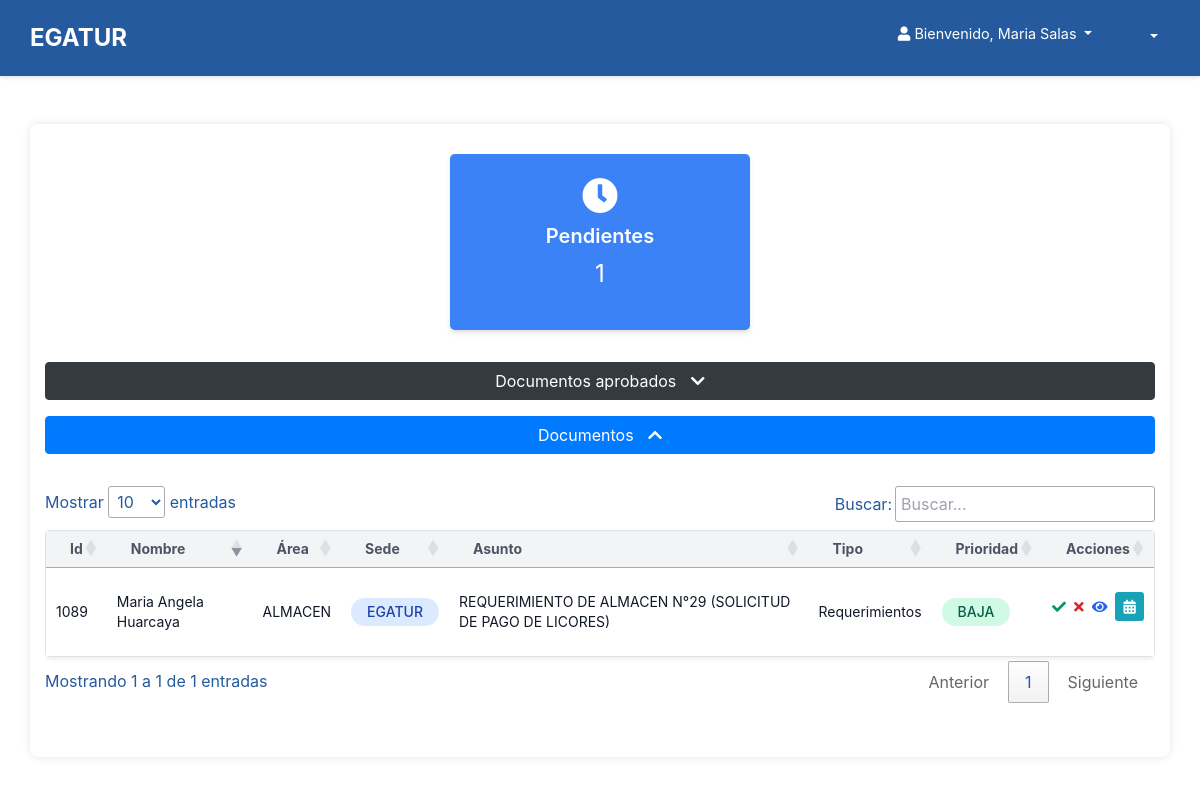
Page /gerente_home/ (signed in) on the committed database.
### myapp/models.py (models this page shows, shortened)
class Documento(models.Model):
    TIPOS_DOCUMENTO = [
        ('FUT', 'FUT'),
        ('REQ', 'Requerimientos'),
        ('REQ-PAS', 'Requerimiento-Pasaje'),
        ('INF', 'Informes')
    ]
    ESTADOS_DOCUMENTO = [
        ('PENDIENTE', 'Pendiente'),
        ('APROBADO', 'Aprobado'),
        ('DENEGADO', 'Denegado')
    ]
    usuario = models.ForeignKey(User, on_delete=models.CASCADE, related_name='documentos')
    tipo = models.CharField(max_length=10, choices=TIPOS_DOCUMENTO)
    archivo = models.FileField(upload_to='documentos/')
    archivo_firmado = models.FileField(upload_to='documentos_firmados/', null=True, blank=True)
    archivo_rendicion = models.FileField(upload_to='documentos_rendicion/', null=True, blank=True)  # Nuevo campo
    archivo_firmado_gerente = models.FileField(upload_to='documentos_firmados_gerente/', null=True, blank=True)
    fecha_emision = models.DateTimeField(auto_now_add=True)
    fecha_recepcion = models.DateTimeField(null=True, blank=True)
    fecha_rendicion = models.DateTimeField(null=True, blank=True)  # Nuevo campo
    fecha_aprobacion = models.DateTimeField(null=True, blank=True)  # Nuevo campo para la fecha de aprobación
    estado = models.CharField(max_length=9, choices=ESTADOS_DOCUMENTO, default='PENDIENTE')
    observacion = models.TextField(null=True, blank=True)
    pagado = models.BooleanField(default=False)  # Campo para indicar si el documento ha sido pagado
    visado = models.BooleanField(default=False)  # Nuevo campo para indicar si el documento ha sido visado
    visado_admin = models.BooleanField(default=False)  # Nuevo campo para indicar si el documento ha sido visado
    interno = models.BooleanField(default=False)  # si el doc es interno no se muestra en tesoreria
    prioridad = models.CharField(max_length=50, choices=PRIORIDADES_OPCIONES, default='BAJA')  # Prioridad del documento
    asunto = models.CharField(max_length=100, null=True, blank=True, default='Sin asunto')  # Nuevo campo 'asunto'
    emitido_por_jefe = models.BooleanField(default=False)  # Indica si el documento fue emitido por un jefe
    rendicion = models.BooleanField(null=True, blank=True)  # Nuevo campo

class RolesUsuario(models.Model):
    user = models.OneToOneField(User, on_delete=models.CASCADE, related_name='roles')
    rol = models.CharField(max_length=10, choices=ROLES_USUARIO, default='USUARIO')
    sede = models.CharField(max_length=6, choices=SEDE_OPCIONES, default='EGATUR')  # Nueva columna 'sede'
    area = models.CharField(max_length=50, choices=AREAS_OPCIONES, default='SISTEMAS')  # Nuevo campo 'area'
    es_jefe_area = models.BooleanField(default=False)  # Nuevo campo booleano

### myapp/views.py (the view)
# urls.py: path('gerente_home/', gerente_home, name='gerente_home'),
def gerente_home(request):
    rol_usuario = request.user.roles.rol  # Acceso directo al rol del usuario
    prioridad_map = {
        'ALTA': 3,
        'MEDIA': 2,
        'BAJA': 1
    }
    documentos_alta = Documento.objects.filter(
        estado='PENDIENTE',
        visado=True,
        visado_admin=True,
        prioridad='ALTA',
        interno=False,
    ).order_by('fecha_emision')  # Ordenar por fecha de emisión (del más antiguo al más reciente)
    documentos_media = Documento.objects.filter(
        estado='PENDIENTE',
        visado=True,
        visado_admin=True,
        prioridad='MEDIA',
        interno=False,
    ).order_by('fecha_emision')
    documentos_baja = Documento.objects.filter(
        estado='PENDIENTE',
        visado=True,
        visado_admin=True,
        prioridad='BAJA',
        interno=False,
    ).order_by('fecha_emision')
    documentos = list(documentos_alta) + list(documentos_media) + list(documentos_baja)
    tipo_filtro = request.GET.get('tipo', '')
    if tipo_filtro:
        documentos = [doc for doc in documentos if doc.tipo == tipo_filtro]
    prioridad_filtro = request.GET.get('prioridad', '')  # Cambio a GET para consistencia
    if prioridad_filtro:
        documentos = [doc for doc in documentos if doc.prioridad == prioridad_filtro]
    all_documentos = Documento.objects.all()
    documentos_aprobados = all_documentos.filter(estado='APROBADO', visado=True,visado_admin=True,interno=False).order_by('-fecha_emision')
    documentos_denegados = all_documentos.filter(estado='DENEGADO')
    count_pendientes = len(documentos)
    count_aprobados = documentos_aprobados.count()
    count_denegados = documentos_denegados.count()
    context = {
        'documentos': documentos,
        'documentos_aprobados': documentos_aprobados,
        'documentos_denegados': documentos_denegados,
        'count_pendientes': count_pendientes,
        'count_aprobados': count_aprobados,
        'count_denegados': count_denegados,
        'tipos_documento': Documento.TIPOS_DOCUMENTO,
        'estados_documento': Documento.ESTADOS_DOCUMENTO,
        'prioridad_dict': prioridad_map,
        'rol': rol_usuario
    }
    return render(request, 'gerente_home.html',context)

### myapp/templates/gerente_home.html (shortened to what this page needs)
<!DOCTYPE html>
<html lang="en">
<head>
    <link rel="stylesheet" href="https://stackpath.bootstrapcdn.com/bootstrap/4.5.2/css/bootstrap.min.css">
    <link rel="stylesheet" href="https://cdnjs.cloudflare.com/ajax/libs/font-awesome/5.15.4/css/all.min.css">
    <link rel="stylesheet" href="https://cdn.datatables.net/1.10.25/css/jquery.dataTables.min.css">
    <link rel="stylesheet" href="https://cdn.jsdelivr.net/npm/sweetalert2@11/dist/sweetalert2.min.css">
    <link href="https://cdn.jsdelivr.net/npm/tailwindcss@2.2.19/dist/tailwind.min.css" rel="stylesheet">
    <link rel="stylesheet" href="https://cdnjs.cloudflare.com/ajax/libs/font-awesome/5.15.4/css/all.min.css">
    <link rel="stylesheet" href="https://cdnjs.cloudflare.com/ajax/libs/toastr.js/latest/toastr.min.css">
    {% include 'header.html' %}
</head>
<body>
    <div class="container mt-5">
<div class="flex justify-center mb-8">
  <div class="bg-blue-500 text-white p-4 rounded-lg shadow-md flex flex-col items-center" style="width: 300px;">
    <i class="fas fa-clock text-4xl mb-2"></i>
    <h5 class="text-xl font-semibold">Pendientes</h5>
    <p class="text-2xl">{{ count_pendientes }}</p>
  </div>
</div>
        <button id="toggleButtonRevisar" class="btn btn-dark mb-3 collapse-btn">
                    Documentos aprobados <i class="fas fa-chevron-down"></i>
        </button>
        <button id="toggleButton" class="btn btn-primary mb-3 collapse-btn">
            Documentos <i class="fas fa-chevron-up"></i>
        </button>
        <div id="documentosSection" style="display: block;">
            {% include 'documentos_gerente.html' %}
        </div>
    </div>
</body>
</html>

### myapp/templates/header.html (shortened to what this page needs)
<!DOCTYPE html>
<html lang="en">
<head>
    <link rel="stylesheet" href="https://stackpath.bootstrapcdn.com/bootstrap/4.5.2/css/bootstrap.min.css">
    <link rel="stylesheet" href="https://cdnjs.cloudflare.com/ajax/libs/font-awesome/5.15.4/css/all.min.css">
</head>
<body>
<nav class="navbar navbar-expand-lg header">
    <a class="navbar-brand" href="#">EGATUR</a>
    <div class="collapse navbar-collapse" id="navbarNav">
        <ul class="navbar-nav ml-auto">
            <li class="nav-item dropdown">
                <a class="nav-link dropdown-toggle" href="#" id="userDropdown" role="button"
                   aria-haspopup="true" aria-expanded="false">
                    <i class="fas fa-user"></i>
                    <span class="d-none d-md-inline"> Bienvenido, {{ user.get_full_name }}</span>
                </a>
            </li>
<li class="nav-item dropdown no-arrow mx-1">
    <a class="nav-link dropdown-toggle" href="#" id="alertsDropdown" role="button"
       data-toggle="dropdown" aria-haspopup="true" aria-expanded="false">
       <dotlottie-player src="https://lottie.host/3669315e-4e17-4644-8bdd-cf114d2e6748/dgx5EHbqh8.lottie"
                         background="transparent" speed="1"
                         style="width: 30px; height: 30px; display: inline-block; vertical-align: middle;"
                         loop autoplay>
       </dotlottie-player>
    </a>
</li>
        </ul>
    </div>
</nav>
</body>
</html>

### myapp/templates/documentos_gerente.html (shortened to what this page needs)
<div class="overflow-x-auto mt-3">
    <table class="min-w-full bg-white divide-y divide-gray-200 border border-gray-300 rounded-lg shadow-sm" id="documentosTable">
        <thead class="bg-gray-100">
            <tr>
                <th class="px-4 py-2 text-left text-sm font-semibold text-gray-600">Id</th>
                <th class="px-4 py-2 text-left text-sm font-semibold text-gray-600">Nombre</th>
                <th class="px-4 py-2 text-left text-sm font-semibold text-gray-600">Área</th>
                <th class="px-4 py-2 text-left text-sm font-semibold text-gray-600">Sede</th>
                <th class="px-4 py-2 text-left text-sm font-semibold text-gray-600">Asunto</th>
                <th class="px-4 py-2 text-left text-sm font-semibold text-gray-600">Tipo</th>
                <th class="px-4 py-2 text-left text-sm font-semibold text-gray-600">Prioridad</th>
                <th class="px-4 py-2 text-left text-sm font-semibold text-gray-600">Acciones</th>
            </tr>
        </thead>
        <tbody class="bg-white divide-y divide-gray-200">
            {% for documento in documentos %}
            <tr class="hover:bg-gray-50">
                <td class="px-6 py-4 text-sm text-gray-900">{{ documento.id }}</td>
                <td class="px-6 py-4 text-sm text-gray-900">{{ documento.usuario.first_name }}</td>
                <td class="px-6 py-4 text-sm text-gray-900">{{ documento.usuario.roles.area }}</td>
                <td class="px-6 py-4 text-sm text-gray-900">
                    {% if documento.usuario.roles.sede == 'EGATUR' %}
                        <span class="inline-block px-3 py-1 text-sm font-medium bg-blue-100 text-blue-800 rounded-full">EGATUR</span>
                    {% elif documento.usuario.roles.sede == 'FOCUS' %}
                        <span class="inline-block px-3 py-1 text-sm font-medium bg-red-300 text-red-800 rounded-full">FOCUS</span>
                    {% endif %}
                </td>
                <td class="px-6 py-4 text-sm text-gray-900">{{ documento.asunto }}</td>
                <td class="px-6 py-4 text-sm text-gray-900">{{ documento.get_tipo_display }}</td>
                <td class="px-6 py-4 text-sm">
                    {% if documento.prioridad == 'ALTA' %}
                        <span class="inline-block px-3 py-1 text-sm font-medium bg-red-300 text-yellow-800 rounded-full">ALTA</span>
                    {% elif documento.prioridad == 'MEDIA' %}
                        <span class="inline-block px-3 py-1 text-sm font-medium bg-yellow-100 text-orange-800 rounded-full">MEDIA</span>
                    {% else %}
                        <span class="inline-block px-3 py-1 text-sm font-medium bg-green-100 text-green-800 rounded-full">BAJA</span>
                    {% endif %}
                </td>
                <td class="px-6 py-4 text-sm text-gray-500 flex items-center space-x-2">
                    <i class="fas fa-check text-green-600 hover:text-green-800 cursor-pointer action-approve" title="Aprobar" data-documento-id="{{ documento.id }}"></i>
                    <i class="fas fa-times text-red-600 hover:text-red-800 cursor-pointer action-reject"
                       title="Rechazar"
                       data-toggle="modal"
                       data-target="#rechazarModal{{ documento.id }}"
                       data-documento-id="{{ documento.id }}">
                    </i>
                    <a href="{{ documento.archivo.url }}" class="text-blue-600 hover:text-blue-800" title="Ver Archivo" target="_blank">
                        <i class="fas fa-eye"></i>
                    </a>
                    <button class="btn btn-info btn-sm text-white shadow-none border-0" title="Ver Fechas"
                                    onclick="mostrarFechas('{{ documento.fecha_recepcion }}', '{{ documento.fecha_emision }}')">
                                <i class="fas fa-calendar-alt"></i>
                    </button>
                </td>
            </tr>
            {% endfor %}
        </tbody>
    </table>
</div>

### myapp/templates/gerente_home.html (style rules this page uses)
body { background-color: #255A9E; color: white; font-family: 'Roboto', sans-serif; }
.container { background-color: white; color: #255A9E; padding: 30px; border-radius: 8px; box-shadow: 0 0 10px rgba(0, 0, 0, 0.1); max-width: 1000px; margin: auto; }
.collapse-btn { display: flex; align-items: center; width: 100%; }
.collapse-btn .fas { margin-left: 10px; transition: transform 0.3s; }

### myapp/templates/header.html (style rules this page uses)
.header { background-color: #255A9E; color: white; padding: 15px 30px; box-shadow: 0 2px 4px rgba(0, 0, 0, 0.1); }
.header .navbar-brand { color: white; font-size: 1.5rem; font-weight: bold; }
.header .nav-link { color: white; font-size: 0.9rem; }

### rows in the picture
Documento: id "1089", usuario.first_name "Maria Angela Huarcaya", usuario.roles.area "ALMACEN", shows "EGATUR", asunto "REQUERIMIENTO DE ALMACEN N°29 (SOLICITUD DE PAGO DE LICORES)", tipo "Requerimientos", prioridad "BAJA"

### other values in the picture
{{ user.get_full_name }} "Maria Salas"
{{ count_pendientes }} "1"
